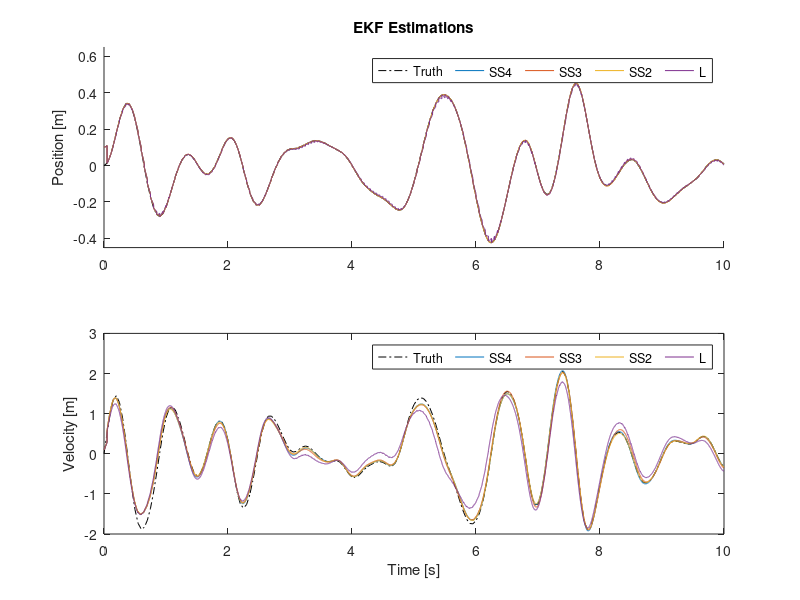
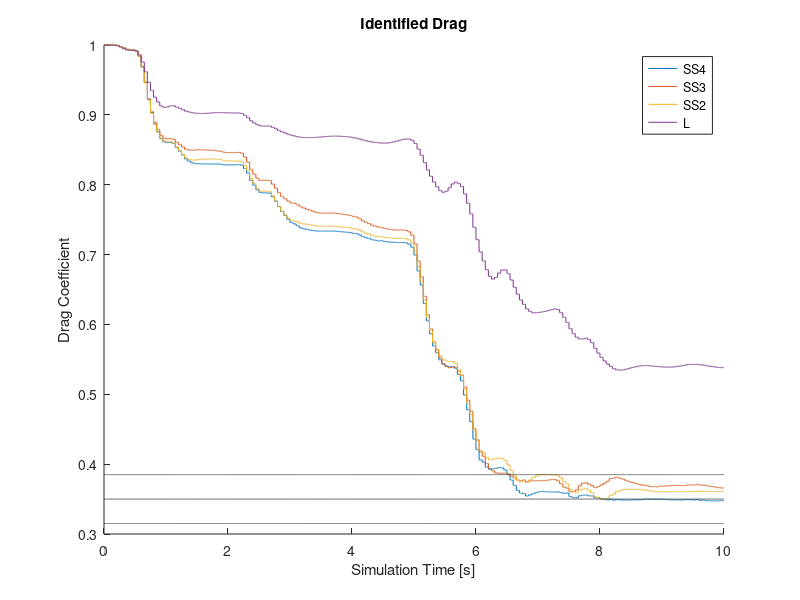

MATLAB code to generate these figures, in order:
clear all
close all
clc


load('EKFL.mat')
EKFL = EKF;
load('EKF2.mat')
EKF2 = EKF;
load('EKF3.mat')
EKF3 = EKF;
load('EKF4.mat')
EKF4 = EKF;
load('EKFSS.mat')
EKFSS = EKF;


% plotting 
figure()
subplot(2,1,1)
hold on
plot(EKFSS.time.t, Measurements(:,1),'k-.', EKF4.time.hat,EKF4.y.hat(1,:), EKF3.time.hat,EKF3.y.hat(1,:), EKF2.time.hat,EKF2.y.hat(1,:), EKFL.time.hat,EKFL.y.hat(1,:))
title('EKF Estimations')
% hold on
% plot(EKF.time.hat, [EKF.y.hat(1,:)+EKF.sig3(1,:); EKF.y.hat(1,:)-EKF.sig3(1,:)],'b--')
hold off
% legend('FPS Measured','FPS Estimated','3\sigma Error Bounds')
legend('Truth','SS4','SS3','SS2','L','orientation','Horizontal')
ylabel('Position [m]')
axis([0,10,-0.45,0.65])
subplot(2,1,2)
% hold on
plot(EKFSS.time.t,Measurements(:,2),'k-.',EKF4.time.hat,EKF4.x.hat(2,:),EKF3.time.hat,EKF3.x.hat(2,:),EKF2.time.hat,EKF2.x.hat(2,:),EKFL.time.hat,EKFL.x.hat(2,:))
% plot(EKFSS.time.t, Measurements(:,2))
% plot(EKFSS.time.hat, EKFSS.x.hat(2,:))
% plot(EKF2.time.hat,EKF2.x.hat(2,:))
% plot(EKFL.time.hat,EKFL.x.hat(2,:))
% plot(Data.motion.time(1:end), Data.motion.FPS.heaveVel, 'k', EKF.time.hat, EKF.y.hat(2,:),'b')
% plot(EKF.time.hat, [EKF.y.hat(2,:)+EKF.sig3(2,:); EKF.y.hat(2,:)-EKF.sig3(2,:)],'r--')
% hold off
axis([0,10,-2,3])
xlabel('Time [s]')
ylabel('Velocity [m]')
% legend('FPS Measured','FPS Estimated','3\sigma Error Bounds')
legend('Truth','SS4','SS3','SS2','L','orientation','Horizontal')



% displayig identified drag coefficients
figure()
hold on
% plot(EKFSS.time.hat,EKFSS.x.hat(3,:),'b')
% plot(EKFL.time.hat,EKFL.x.hat(3,:),'r')
% plot(EKF2.time.hat,EKF2.x.hat(3,:),'g')
% plot(EKF1.time.hat,EKF1.x.hat(3,:),'c')
plot(EKF4.time.hat,EKF4.x.hat(3,:), EKF3.time.hat,EKF3.x.hat(3,:), EKF2.time.hat,EKF2.x.hat(3,:), EKFL.time.hat,EKFL.x.hat(3,:))
plot(EKFSS.time.hat,(0.35)*ones(1,length(EKFSS.time.hat)),'k-.')
plot(EKFSS.time.hat,(0.35+0.1*0.35)*ones(1,length(EKFSS.time.hat)),'k--')
plot(EKFSS.time.hat,(0.35-0.1*0.35)*ones(1,length(EKFSS.time.hat)),'k--')


% plot(EKFM.time.hat,EKFM.x.hat(3,:),'k')

title('Identified Drag')
legend('SS4','SS3','SS2','L')
axis([0,10,0.3,1])
ylabel('Drag Coefficient')
xlabel('Simulation Time [s]')
% hold on
% plot(EKFSS.time.hat, [EKFSS.x.hat(3,:)+EKFSS.sig3(3,:); EKFSS.x.hat(3,:)-EKFSS.sig3(3,:)],'b--')
% plot(EKFL.time.hat, [EKFL.x.hat(3,:)+EKFL.sig3(3,:); EKFL.x.hat(3,:)-EKFL.sig3(3,:)],'r--')
% plot(EKF2.time.hat, [EKF2.x.hat(3,:)+EKF2.sig3(3,:); EKF2.x.hat(3,:)-EKF2.sig3(3,:)],'g--')
% plot(EKF1.time.hat, [EKF1.x.hat(3,:)+EKF1.sig3(3,:); EKF1.x.hat(3,:)-EKF1.sig3(3,:)],'c--')


% plot(EKFM.time.hat, [EKFM.x.hat(3,:)+EKFM.sig3(3,:); EKFM.x.hat(3,:)-EKFM.sig3(3,:)],'k--')

hold off
% legend('SS','L','SS 3\sigma','L 3\sigma','Location','SouthWest')

